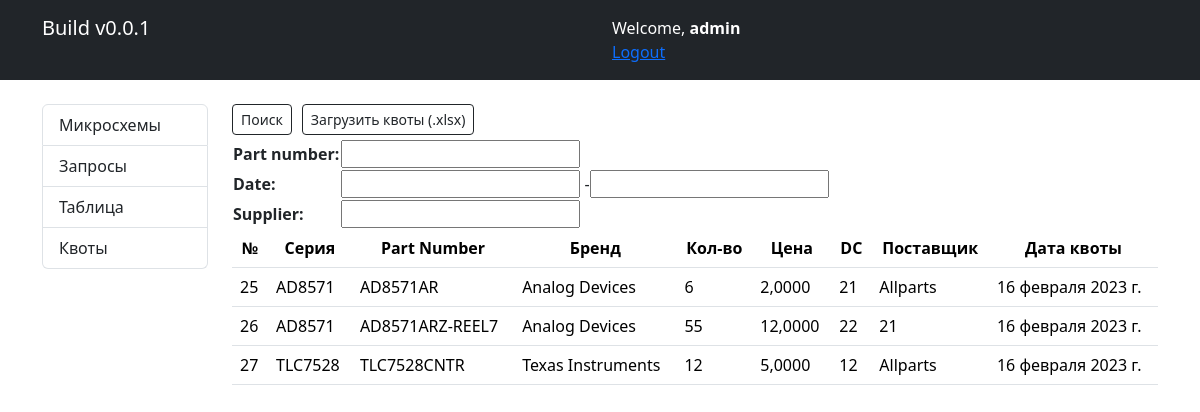
Page /quotas/ (signed in) on the earlier database version.
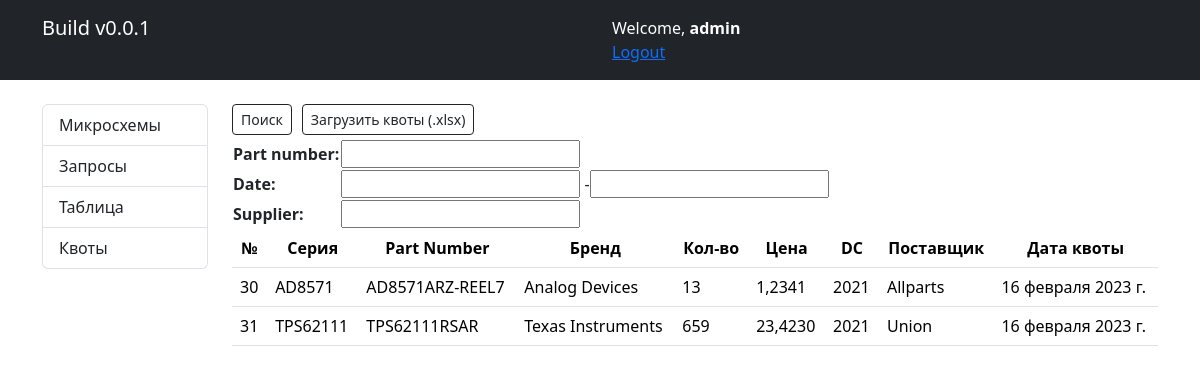
Same page on the later database version.
### parts/models.py (models this page shows, shortened)
class Quota(models.Model):
    part = models.ForeignKey(Part, on_delete=models.CASCADE)
    quantity = models.PositiveIntegerField(verbose_name='Количество')
    price = models.DecimalField(max_digits=10, decimal_places=4, verbose_name='U/P USD')
    ruble_price = models.DecimalField(max_digits=10, decimal_places=4, verbose_name='U/P RUB', default=0)
    datecode = models.PositiveIntegerField()
    lead_time = models.CharField(max_length=100)
    supplier = models.CharField(max_length=100)
    date = models.DateField()
    class Meta:
        verbose_name = "Квота"
        verbose_name_plural = "Квоты"

class Part(models.Model):
    series = models.CharField(max_length=100, verbose_name='Серия')
    number = models.CharField(max_length=100, verbose_name='Номер')
    brand = models.CharField(max_length=100, verbose_name='Бренд')
    case_type = models.CharField(max_length=50, null=True, default='Корпус не указан!', verbose_name='Корпус')
    class Meta:
        verbose_name = "Микросхема"
        verbose_name_plural = "Микросхемы"

### parts/views.py (the view)
# urls.py: path('quotas/', views.quota_list, name='quota_list'),
@login_required()
def quota_list(request):
    current_user_groups = request.user.groups.values_list("name", flat=True)
    if "sale" in current_user_groups:
        return redirect('responses/')
    result_qs = Quota.objects.all().order_by('id')
    quotaFilter = QuotaFilter(request.GET, queryset=result_qs)
    result_qs = quotaFilter.qs
    return render(request, 'quotas_list.html', {'result': result_qs, 'filter': quotaFilter})

### parts/templates/quotas_list.html
{% extends 'base.html' %}
{% block content %}
<table>
  <div class="d-flex justify-content-between align-items-center mb-1">
    <div class="d-flex">
      <form method="get" class="form-inline search-form ml-auto">
        <button type="submit" class="btn btn-outline-dark btn-sm ml-">Поиск</button>
        <div class="button_padding"><a href="{% url 'parts:upload_quotas' %}" class="btn btn-outline-dark btn-sm">Загрузить квоты (.xlsx)</a></div>
        <div class="form-group">
          {{ filter.form }}
        </div>
      </form>
    </div>
  </div>
</table>
<table class="table table-hover">
  <tr>
    <th>№</th>
    <th>Серия</th>
    <th>Part Number</th>
    <th>Бренд</th>
    <th>Кол-во</th>
    <th>Цена</th>
    <th>DC</th>
    <th>Поставщик</th>
    <th>Дата квоты</th>
  </tr>
  {% for item in result %}
  <tr>
    <td>{{ item.id }}</td>
    <td>{{ item.part.series }}</td>
    <td>{{ item.part.number }}</td>
    <td>{{ item.part.brand }}</td>
    <td>{{ item.quantity }}</td>
    <td>{{ item.price }}</td>
    <td>{{ item.datecode }}</td>
    <td>{{ item.supplier }}</td>
    <td>{{ item.date }}</td>
  </tr>
  {% endfor %}
</table>
{% endblock %}

### parts/templates/base.html (shortened to what this page needs)
{% load static %}
{% load bootstrap5 %}
<html>
    <head>
{% bootstrap_css %}
        <link rel="stylesheet" href="{% static 'css/styles.css' %}">
    </head>
  <header class="bg-dark text-white py-3">
    <div class="container">
      <div class="row">
        <div class="col-md-6">
          <h5>Build v0.0.1</h5>
        </div>
        <div class="col-md-6 text-right">
           <p class="mb-0">Welcome, <b>{{ user }}</b></p>
            {% if user.is_authenticated %}
          <p class="mb-0"><a href="{% url 'parts:logout' %}">Logout</a></p>
            {% else %}
            <p class="mb-0"><a href="{% url 'parts:login' %}">Login</a></p>
            {% endif %}
        </div>
      </div>
    </div>
  </header>
    <div class="container mt-4">
    <div class="row">
      <div class="col-md-2">
        <div class="list-group">
          <a href="{% url 'parts:part_list' %}" class="list-group-item list-group-item-action">Микросхемы</a>
          <a href="{% url 'parts:request_list' %}" class="list-group-item list-group-item-action">Запросы</a>
          <a href="{% url 'parts:requests_and_quotas' %}" class="list-group-item list-group-item-action">Таблица</a>
            <a href="{% url 'parts:quota_list' %}" class="list-group-item list-group-item-action">Квоты</a>
        </div>
      </div>
    <body>
      <div class="col-md-10">
          {% block content %}
            {% endblock %}
      </div>
    </div>
  </div>
    </body>

### parts/static/css/styles.css (style rules this page uses)
.table th { text-align: center; }
.button_padding { padding-left: 10px; }

Differences in the rows shown:
removed Quota: id "25", part.series "AD8571", part.number "AD8571AR", part.brand "Analog Devices", quantity "6", price "2,0000", datecode "21", supplier "Allparts", date "16 февраля 2023 г."
removed Quota: id "26", part.series "AD8571", part.number "AD8571ARZ-REEL7", part.brand "Analog Devices", quantity "55", price "12,0000", datecode "22", supplier "21", date "16 февраля 2023 г."
removed Quota: id "27", part.series "TLC7528", part.number "TLC7528CNTR", part.brand "Texas Instruments", quantity "12", price "5,0000", datecode "12", supplier "Allparts", date "16 февраля 2023 г."
added Quota: id "30", part.series "AD8571", part.number "AD8571ARZ-REEL7", part.brand "Analog Devices", quantity "13", price "1,2341", datecode "2021", supplier "Allparts", date "16 февраля 2023 г."
added Quota: id "31", part.series "TPS62111", part.number "TPS62111RSAR", part.brand "Texas Instruments", quantity "659", price "23,4230", datecode "2021", supplier "Union", date "16 февраля 2023 г."
